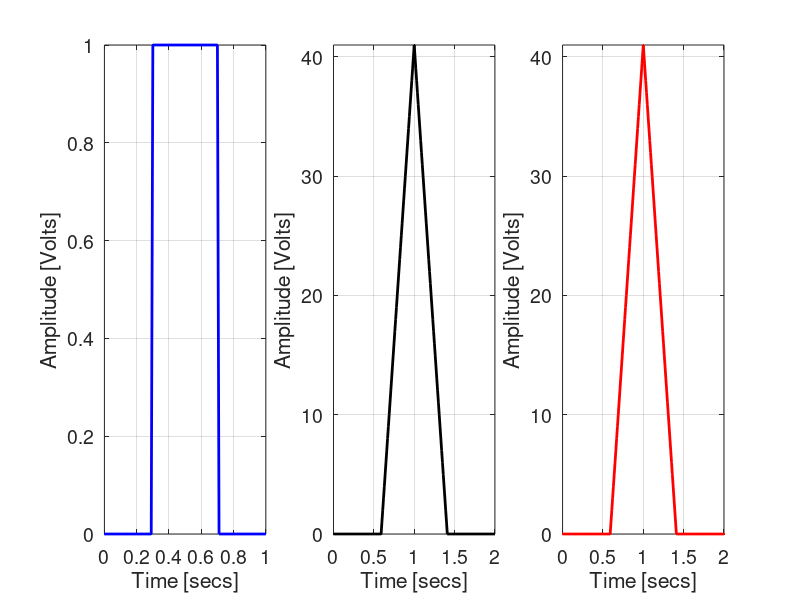

MATLAB code to generate this figure:
%% starting point 
%
clc;
clear all;
close all;
scrsz = get(0, 'ScreenSize');

%% axis parameters
%
Td = 1;
T0 = 0;
Te = 1;
Ta1 = 0.3;
Ta2  = 0.7;
tstep = 0.01;

t = T0:tstep:Te;

N = Td/tstep + 1;

%% initialisation of both Pi pulses
%
P = zeros(1, N);
na1 = (Ta1 - T0)/tstep + 1;
na2 = (Ta2 - T0)/tstep + 1;

P(ceil(na1):ceil(na2)) = 1;

P1 = P;
P2 = P;
%% convolution process
%
N1 = length(P1);
N2 = length(P2);

extP1 = [zeros(1, N2 - 1) P1 zeros(1, N2 - 1)];
convP1P2 = zeros(1, N1 + N2 - 1);
for m=1:N1 + N2 - 1
    cval = 0;
    for n=1:N2
        cval = cval + extP1(m + n -1)*P2(N2 - n + 1);
    end
    convP1P2(m) = cval;
end

realconv = conv(P1, P2);

%% setting the window of the results
%
figure('Position', [50 100 scrsz(3)*0.75 scrsz(4)*0.75]);
set(gcf, 'color', 'white');
FontSize = 14;
set(gcf,'DefaultLineLineWidth',2);
set(gcf,'DefaultTextFontSize', FontSize, 'DefaultAxesFontSize', FontSize,...
    'DefaultLineMarkerSize', 0.25*FontSize);

%% figure 1
%
myfugures(1) = subplot(1, 3, 1);
plot(t, P1, '.-b');
grid on
xlabel('Time [secs]');
ylabel('Amplitude [Volts]');
axis([min(floor(t)) max(ceil(t)) min(P1) max(P1)]);

%% figure 2
%
myfigures(2) = subplot(1, 3, 2);
t1 = T0:tstep:(length(convP1P2) - 1)*tstep;
plot(t1, convP1P2, '.-k');
grid on
xlabel('Time [secs]');
ylabel('Amplitude [Volts]');
axis([min(floor(t1)) max(ceil(t1)) min(convP1P2) max(convP1P2)]);

%% figure 3
%
myfigures(2) = subplot(1, 3, 3);
t2 = T0:tstep:(length(realconv) - 1)*tstep;
plot(t2, realconv, '.-r');
grid on
xlabel('Time [secs]');
ylabel('Amplitude [Volts]');
axis([min(floor(t2)) max(ceil(t2)) min(realconv) max(realconv)]);


